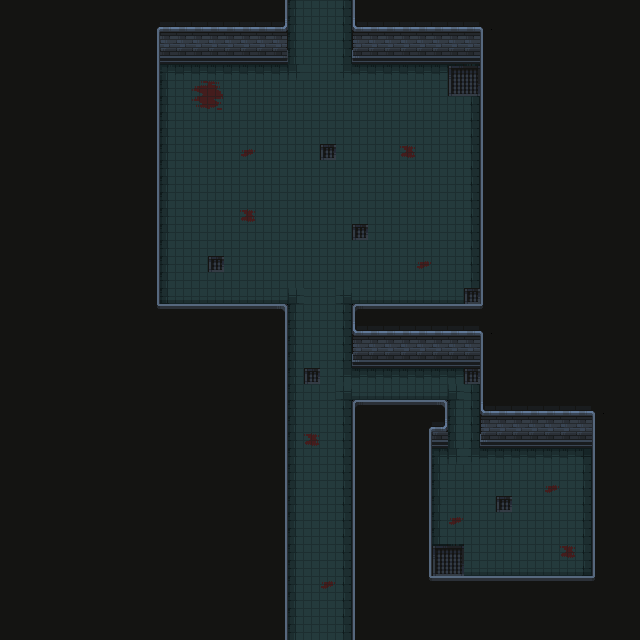

Below is a game level as drawn by its tile map, then a one-line description and the .tmx that defines it (tile-layer data replaced by summaries):
An orthogonal 40x40 tile map with 16x16 px tiles, 3 tile layers (Sol, Murs, Objets 1) and 26 objects (19x Collisions, 6x spawn_mob, item).

<map version="1.10" tiledversion="1.10.2" orientation="orthogonal" renderorder="right-down" width="40" height="40" tilewidth="16" tileheight="16" infinite="0" nextlayerid="5" nextobjectid="35">
 <tileset firstgid="1" source="Nv 1.tsx" />
 <layer id="1" name="Sol" width="40" height="40">
  <data>[1600 cells, 502 non-empty, 21 distinct tile ids]</data>
 </layer>
 <layer id="2" name="Murs" width="40" height="40">
  <data>[1600 cells, 1098 non-empty, 19 distinct tile ids]</data>
 </layer>
 <layer id="3" name="Objets 1" width="40" height="40">
  <data>[1600 cells, 0 non-empty, 0 distinct tile ids]</data>
 </layer>
 <objectgroup id="4" name="objets">
  <object id="4" name="collisions" type="Collisions" x="160" y="48" width="128" height="16" />
  <object id="6" name="collisions" type="Collisions" x="352" y="48" width="128" height="16" />
  <object id="7" name="collisions" type="Collisions" x="272" y="0" width="16" height="48" />
  <object id="8" name="collisions" type="Collisions" x="352" y="0" width="16" height="48" />
  <object id="9" name="collisions" type="Collisions" x="480" y="48" width="16" height="256" />
  <object id="11" name="collisions" type="Collisions" x="352" y="352" width="128" height="16" />
  <object id="12" name="collisions" type="Collisions" x="352" y="304" width="16" height="48" />
  <object id="13" name="collisions" type="Collisions" x="368" y="304" width="128" height="16" />
  <object id="17" name="collisions" type="Collisions" x="480" y="352" width="16" height="96" />
  <object id="18" name="collisions" type="Collisions" x="496" y="432" width="96" height="16" />
  <object id="19" name="collisions" type="Collisions" x="592" y="432" width="16" height="144" />
  <object id="20" name="collisions" type="Collisions" x="416" y="576" width="192" height="16" />
  <object id="21" name="collisions" type="Collisions" x="416" y="432" width="16" height="144" />
  <object id="22" name="collisions" type="Collisions" x="416" y="416" width="32" height="16" />
  <object id="23" name="collisions" type="Collisions" x="352" y="400" width="96" height="16" />
  <object id="24" name="collisions" type="Collisions" x="352" y="416" width="16" height="224" />
  <object id="25" name="collisions" type="Collisions" x="272" y="304" width="16" height="336" />
  <object id="26" name="collisions" type="Collisions" x="144" y="304" width="128" height="16" />
  <object id="27" name="collisions" type="Collisions" x="144" y="48" width="16" height="256" />
  <object id="28" name="orc" type="spawn_mob" x="214" y="93">
   <point />
  </object>
  <object id="29" name="demon" type="spawn_mob" x="416" y="93">
   <point />
  </object>
  <object id="30" name="orc" type="spawn_mob" x="425" y="266">
   <point />
  </object>
  <object id="31" name="demon" type="spawn_mob" x="201" y="264">
   <point />
  </object>
  <object id="32" name="demon" type="spawn_mob" x="326" y="485">
   <point />
  </object>
  <object id="33" name="orc" type="spawn_mob" x="512" y="516">
   <point />
  </object>
  <object id="34" name="potion_heal 2 heal" type="item" x="562" y="540">
   <point />
  </object>
 </objectgroup>
</map>
